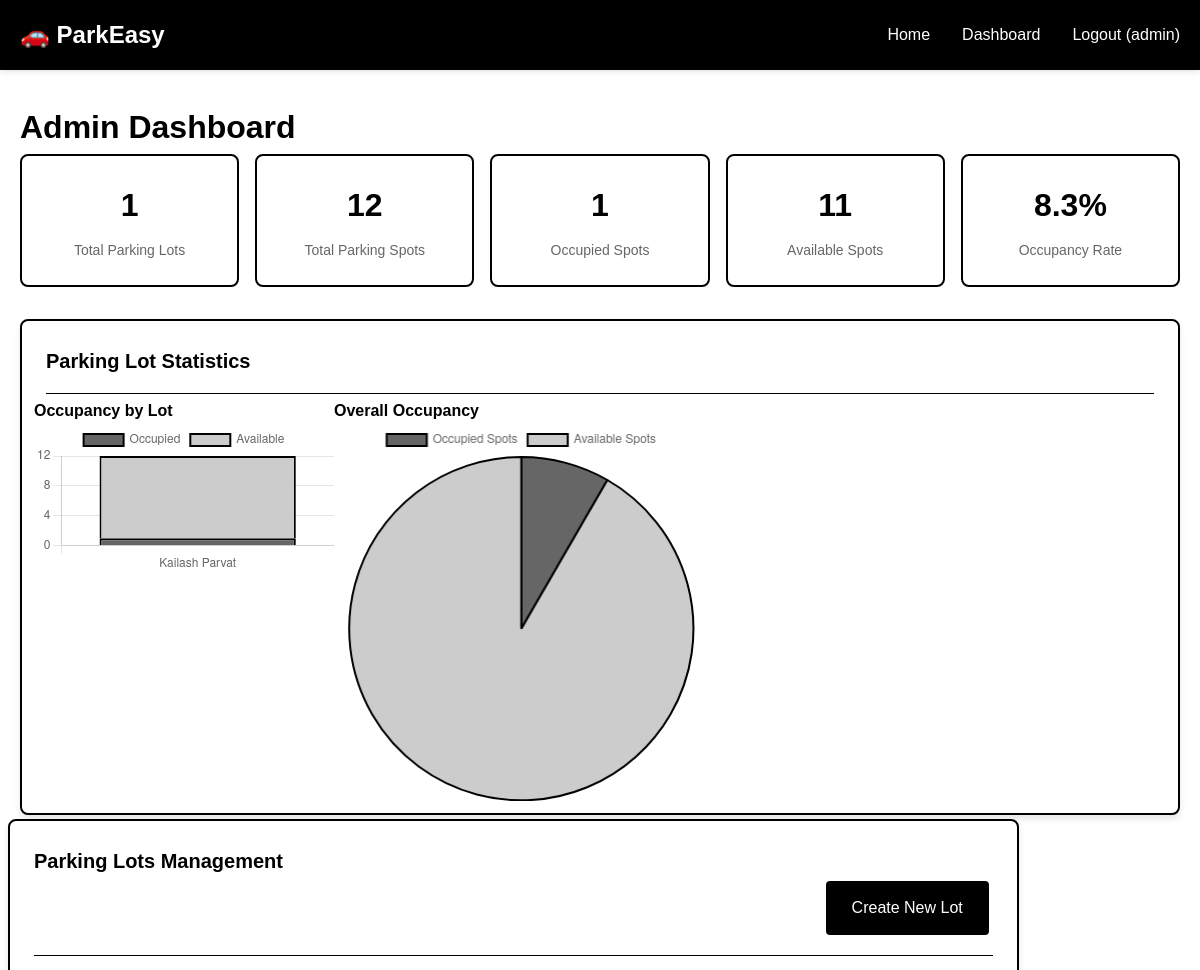
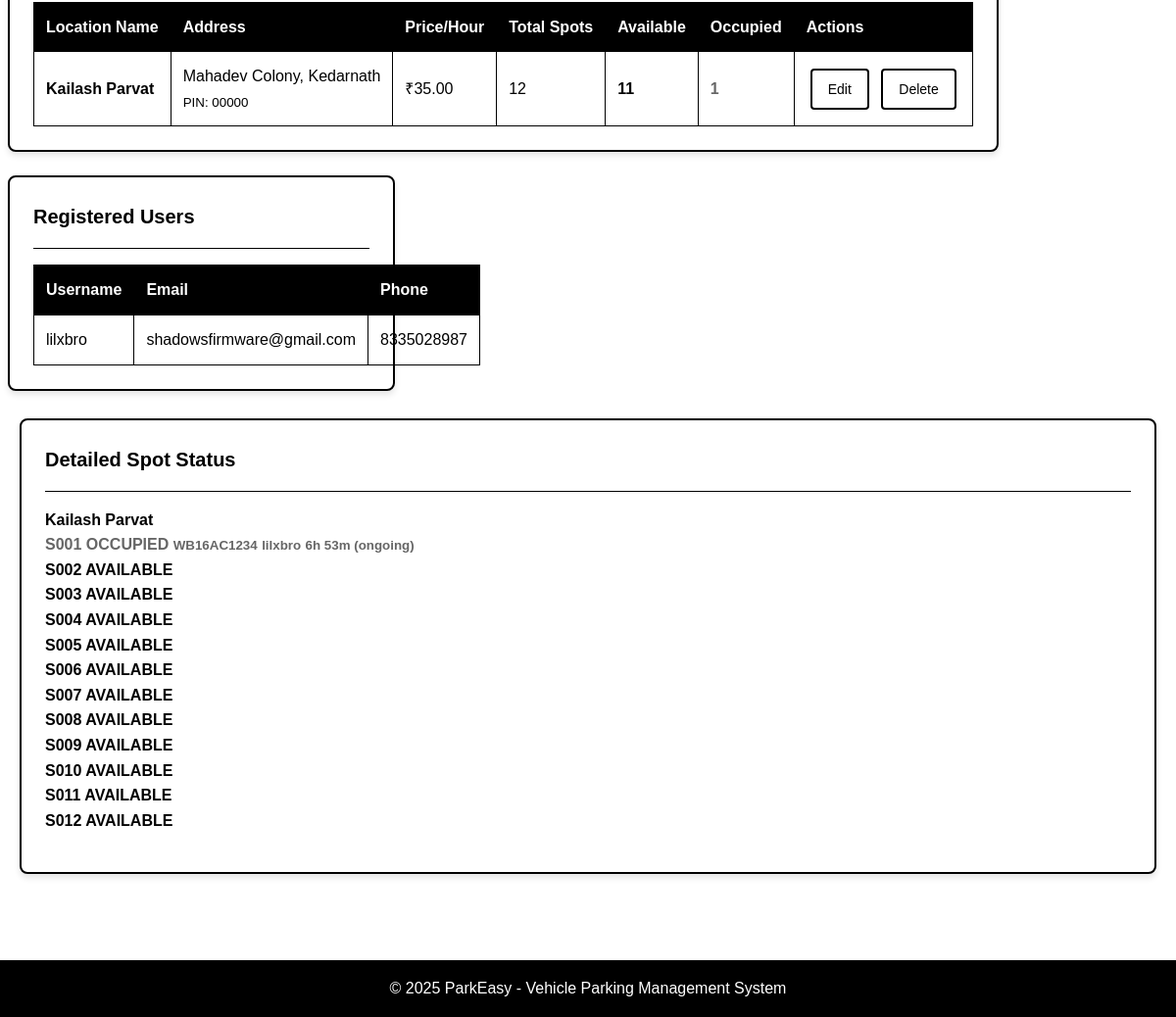
The app's page /admin/dashboard (signed in), older data (2 pictures, top to bottom).
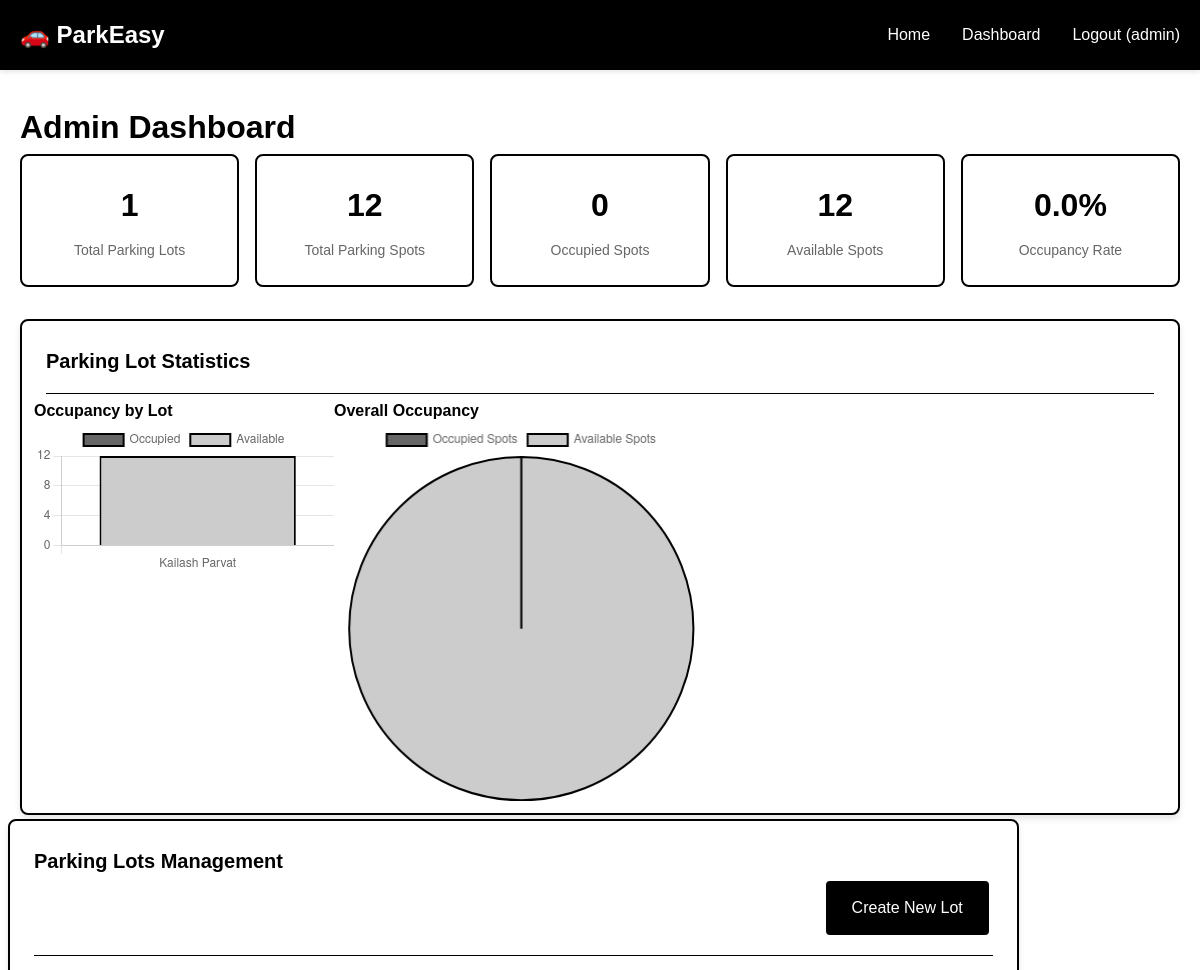
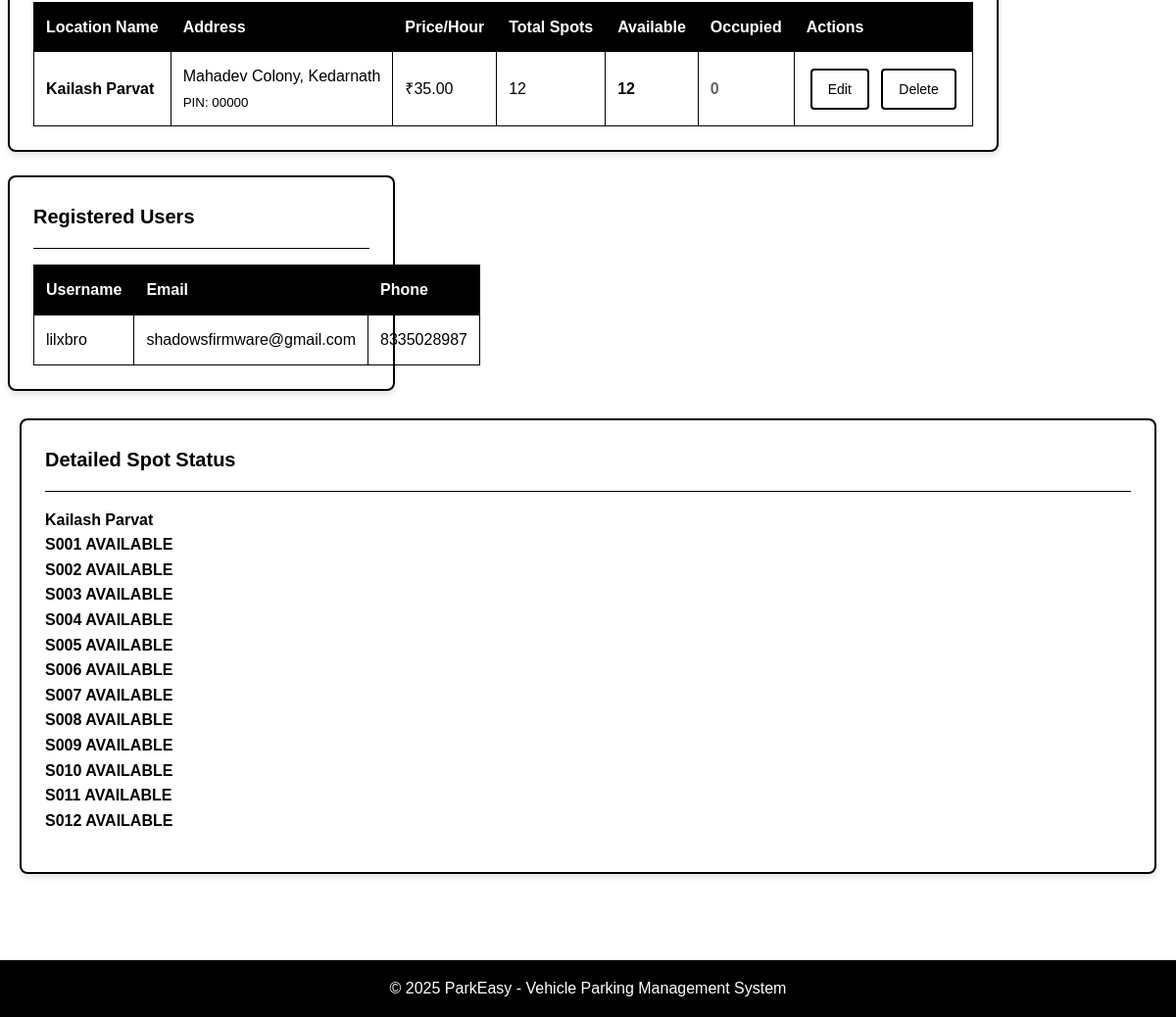
The same page, newer data (2 pictures, top to bottom).
### backend/models.py (models this page shows, shortened)
class User(db.Model):
    __tablename__ = 'users'
    id = db.Column(db.Integer, primary_key=True)
    username = db.Column(db.String(80), unique=True, nullable=False)
    email = db.Column(db.String(120), unique=True, nullable=False)
    password_hash = db.Column(db.String(120), nullable=False)
    phone = db.Column(db.String(15), nullable=True)
    is_admin = db.Column(db.Boolean, default=False)
    created_at = db.Column(db.DateTime, default=datetime.utcnow)
    reservations = db.relationship('Reservation', backref='user', lazy=True, cascade='all, delete-orphan')

class ParkingLot(db.Model):
    __tablename__ = 'parking_lots'
    id = db.Column(db.Integer, primary_key=True)
    prime_location_name = db.Column(db.String(100), nullable=False)
    address = db.Column(db.Text, nullable=False)
    pin_code = db.Column(db.String(10), nullable=False)
    price_per_hour = db.Column(db.Float, nullable=False)
    maximum_spots = db.Column(db.Integer, nullable=False)
    created_at = db.Column(db.DateTime, default=datetime.utcnow)
    spots = db.relationship('ParkingSpot', backref='lot', lazy=True, cascade='all, delete-orphan', order_by='ParkingSpot.spot_number')
    @property
    def available_spots_count(self):
        return len([spot for spot in self.spots if spot.status == 'A'])
    @property
    def occupied_spots_count(self):
        return len([spot for spot in self.spots if spot.status == 'O'])

class ParkingSpot(db.Model):
    __tablename__ = 'parking_spots'
    id = db.Column(db.Integer, primary_key=True)
    lot_id = db.Column(db.Integer, db.ForeignKey('parking_lots.id'), nullable=False)
    spot_number = db.Column(db.String(10), nullable=False)
    status = db.Column(db.String(1), default='A', nullable=False)  # A-Available, O-Occupied
    created_at = db.Column(db.DateTime, default=datetime.utcnow)
    reservations = db.relationship('Reservation', backref='spot', lazy=True)
    @property
    def current_reservation(self):
        return Reservation.query.filter_by(
            spot_id=self.id,
            leaving_timestamp=None
        ).first()

class Reservation(db.Model):
    __tablename__ = 'reservations'
    id = db.Column(db.Integer, primary_key=True)
    spot_id = db.Column(db.Integer, db.ForeignKey('parking_spots.id'), nullable=False)
    user_id = db.Column(db.Integer, db.ForeignKey('users.id'), nullable=False)
    vehicle_number = db.Column(db.String(20), nullable=False)
    parking_timestamp = db.Column(db.DateTime, default=datetime.utcnow)
    leaving_timestamp = db.Column(db.DateTime, nullable=True)
    parking_cost = db.Column(db.Float, nullable=True)
    @property
    def duration_str(self):
        end_time = self.leaving_timestamp or datetime.utcnow()
        if self.parking_timestamp:
            duration = end_time - self.parking_timestamp
            hours = int(duration.total_seconds() // 3600)
            minutes = int((duration.total_seconds() % 3600) // 60)
            if not self.leaving_timestamp:
                return f"{hours}h {minutes}m (ongoing)"
            return f"{hours}h {minutes}m"
        return "N/A"

### backend/app.py (the view)
@app.route('/admin/dashboard')
@admin_required
def admin_dashboard():
    lots = ParkingLot.query.order_by(ParkingLot.prime_location_name).all()
    users = User.query.filter_by(is_admin=False).all()
    total_lots = len(lots)
    total_spots = sum(lot.maximum_spots for lot in lots)
    occupied_spots = sum(lot.occupied_spots_count for lot in lots)
    available_spots = total_spots - occupied_spots
    stats = {
        'total_lots': total_lots,
        'total_spots': total_spots,
        'occupied_spots': occupied_spots,
        'available_spots': available_spots,
        'occupancy_rate': round((occupied_spots / total_spots * 100) if total_spots > 0 else 0, 1)
    }
    chart_data = {
        'lot_names': [lot.prime_location_name for lot in lots],
        'lot_occupied': [lot.occupied_spots_count for lot in lots],
        'lot_available': [lot.available_spots_count for lot in lots],
        'overall_occupied': occupied_spots,
        'overall_available': available_spots
    }
    return render_template('admin_dashboard.html',
                           lots=lots, users=users, stats=stats, chart_data=chart_data)

### frontend/templates/admin_dashboard.html (shortened to what this page needs)
{% extends "base.html" %}
{% block content %}
<h1>Admin Dashboard</h1>
<div class="stats-grid">
    <div class="stat-card">
        <span class="stat-number" id="total-lots">{{ stats.total_lots }}</span>
        <div class="stat-label">Total Parking Lots</div>
    </div>
    <div class="stat-card">
        <span class="stat-number" id="total-spots">{{ stats.total_spots }}</span>
        <div class="stat-label">Total Parking Spots</div>
    </div>
    <div class="stat-card">
        <span class="stat-number" id="occupied-spots">{{ stats.occupied_spots }}</span>
        <div class="stat-label">Occupied Spots</div>
    </div>
    <div class="stat-card">
        <span class="stat-number" id="available-spots">{{ stats.available_spots }}</span>
        <div class="stat-label">Available Spots</div>
    </div>
    <div class="stat-card">
        <span class="stat-number">{{ stats.occupancy_rate }}%</span>
        <div class="stat-label">Occupancy Rate</div>
    </div>
</div>
{% if lots %}
<div class="card mb-2">
    <div class="card-header">
        <h3 class="card-title">Parking Lot Statistics</h3>
    </div>
    <div class="row">
        <div class="col-md-8">
            <h4>Occupancy by Lot</h4>
            <canvas id="lotOccupancyChart"></canvas>
        </div>
        <div class="col-md-4">
            <h4>Overall Occupancy</h4>
            <canvas id="overallOccupancyChart"></canvas>
        </div>
    </div>
</div>
{% endif %}
<div class="row">
    <div class="col-md-8">
        <div class="card">
            <div class="card-header">
                <h3 class="card-title">Parking Lots Management</h3>
                <div class="text-right">
                    <a href="{{ url_for('create_lot') }}" class="btn btn-primary">Create New Lot</a>
                </div>
            </div>
            {% if lots %}
                <table class="table">
                    <thead>
                        <tr>
                            <th>Location Name</th>
                            <th>Address</th>
                            <th>Price/Hour</th>
                            <th>Total Spots</th>
                            <th>Available</th>
                            <th>Occupied</th>
                            <th>Actions</th>
                        </tr>
                    </thead>
                    <tbody>
                        {% for lot in lots %}
                        <tr>
                            <td><strong>{{ lot.prime_location_name }}</strong></td>
                            <td>{{ lot.address }}<br><small>PIN: {{ lot.pin_code }}</small></td>
                            <td>₹{{ "%.2f"|format(lot.price_per_hour) }}</td>
                            <td>{{ lot.maximum_spots }}</td>
                            <td class="status-available">{{ lot.available_spots_count }}</td>
                            <td class="status-occupied">{{ lot.occupied_spots_count }}</td>
                            <td>
                                <a href="{{ url_for('edit_lot', lot_id=lot.id) }}" class="btn btn-small">Edit</a>
                                <a href="{{ url_for('delete_lot', lot_id=lot.id) }}"
                                   class="btn btn-small btn-danger"
                                   data-confirm="Are you sure you want to delete this parking lot? This action cannot be undone."
                                   onclick="return confirm('Are you sure? This will delete the lot and all its spots.')">Delete</a>
                            </td>
                        </tr>
                        {% endfor %}
                    </tbody>
                </table>
            {% else %}
                <p class="text-center p-2">No parking lots created yet. <a href="{{ url_for('create_lot') }}">Create your first lot</a>.</p>
            {% endif %}
        </div>
    </div>
    <div class="col-md-4">
        <div class="card">
            <div class="card-header">
                <h3 class="card-title">Registered Users</h3>
            </div>
            {% if users %}
                <table class="table">
                    <thead>
                        <tr>
                            <th>Username</th>
                            <th>Email</th>
                            <th>Phone</th>
                        </tr>
                    </thead>
                    <tbody>
                        {% for user in users %}
                        <tr>
                            <td>{{ user.username }}</td>
                            <td>{{ user.email }}</td>
                            <td>{{ user.phone or 'N/A' }}</td>
                        </tr>
                        {% endfor %}
                    </tbody>
                </table>
            {% else %}
                <p class="text-center p-2">No users registered yet.</p>
            {% endif %}
        </div>
    </div>
</div>
{% if lots %}
<div class="card mt-2">
    <div class="card-header">
        <h3 class="card-title">Detailed Spot Status</h3>
    </div>
    {% for lot in lots %}
    <div class="mb-2">
        <h4>{{ lot.prime_location_name }}</h4>
        <div class="parking-spots-grid">
            {% for spot in lot.spots %}
            <div class="spot-card status-{{ 'occupied' if spot.status == 'O' else 'available' }}">
                <strong>{{ spot.spot_number }}</strong>
                <span>{{ 'OCCUPIED' if spot.status == 'O' else 'AVAILABLE' }}</span>
                {% if spot.current_reservation %}
                <small>{{ spot.current_reservation.vehicle_number }}</small>
                <small>{{ spot.current_reservation.user.username }}</small>
                <small>{{ spot.current_reservation.duration_str }}</small>
                {% endif %}
            </div>
            {% endfor %}
        </div>
    </div>
    {% endfor %}
</div>
{% endif %}
{% endblock %}
{% block scripts %}
{% if chart_data %}
<script>
document.addEventListener('DOMContentLoaded', function() {
    // Overall Occupancy Pie Chart
    const overallCtx = document.getElementById('overallOccupancyChart').getContext('2d');
    new Chart(overallCtx, {
        type: 'pie',
        data: {
            labels: ['Occupied Spots', 'Available Spots'],
            datasets: [{
                label: 'Overall Occupancy',
                data: [{{ chart_data.overall_occupied }}, {{ chart_data.overall_available }}],
                backgroundColor: [
                    '#666666', // Occupied - Dark Gray
                    '#cccccc'  // Available - Light Gray
                ],
                borderColor: '#000000',
                borderWidth: 2
            }]
        },
        options: {
            responsive: true,
            plugins: {
                legend: {
                    position: 'top',
                }
            }
        }
    });
    // Lot Occupancy Bar Chart
    const lotCtx = document.getElementById('lotOccupancyChart').getContext('2d');
    new Chart(lotCtx, {
        type: 'bar',
        data: {
            labels: {{ chart_data.lot_names | tojson }},
            datasets: [{
                label: 'Occupied',
                data: {{ chart_data.lot_occupied | tojson }},
                backgroundColor: '#666666',
                borderColor: '#000000',
                borderWidth: 2
            }, {
                label: 'Available',
                data: {{ chart_data.lot_available | tojson }},
                backgroundColor: '#cccccc',
                borderColor: '#000000',
                borderWidth: 2
            }]
        },
        options: {
            responsive: true,
            scales: {
                x: {
                    stacked: true,
                },
                y: {
                    stacked: true,
                    beginAtZero: true
                }
            },
            plugins: {
                legend: {
                    position: 'top',
                }
            }
        }
    });
});
</script>
{% endif %}
{% endblock %}

### frontend/templates/base.html (shortened to what this page needs)
<!DOCTYPE html>
<html lang="en">
<head>
    <link rel="stylesheet" href="{{ url_for('static', filename='css/style.css') }}">
</head>
<body>
    <header class="header">
        <div class="container">
            <nav class="navbar">
                <div class="logo">🚗 ParkEasy</div>
                <ul class="nav-links">
                    <li><a href="{{ url_for('index') }}">Home</a></li>
                    {% if session.user_id %}
                        {% if session.is_admin %}
                            <li><a href="{{ url_for('admin_dashboard') }}">Dashboard</a></li>
                        {% else %}
                            <li><a href="{{ url_for('user_dashboard') }}">Dashboard</a></li>
                        {% endif %}
                        <li><a href="{{ url_for('logout') }}">Logout ({{ session.username }})</a></li>
                    {% else %}
                        <li><a href="{{ url_for('login') }}">Login</a></li>
                        <li><a href="{{ url_for('register') }}">Register</a></li>
                    {% endif %}
                </ul>
            </nav>
        </div>
    </header>
    <main class="main-content">
        <div class="container">
            {% block content %}{% endblock %}
        </div>
    </main>
    <footer class="footer">
        <div class="container">
            <p>&copy; 2025 ParkEasy - Vehicle Parking Management System</p>
        </div>
    </footer>
    {% block scripts %}{% endblock %}
</body>
</html>

Row changes from the older to the newer data that the page shows:
changed through a linked row, ParkingLot "Kailash Parvat": available_spots_count "11" → "12"; occupied_spots_count "1" → "0"
changed ParkingSpot (number 1 of 12 on the later page): status "OCCUPIED" → "AVAILABLE"; current_reservation.vehicle_number "WB16AC1234" → (not shown); current_reservation.user.username "lilxbro" → (not shown); current_reservation.duration_str "6h 53m (ongoing)" → (not shown)
Text that changed along with them:
{{ stats.occupied_spots }}: "1" → "0"
{{ stats.available_spots }}: "11" → "12"
{{ stats.occupancy_rate }}: "8.3" → "0.0"
chart data {{ chart_data.overall_occupied }}: 1 → 0
chart data {{ chart_data.lot_occupied | tojson }}: [1] → [0]
chart data {{ chart_data.lot_available | tojson }}: [11] → [12]
